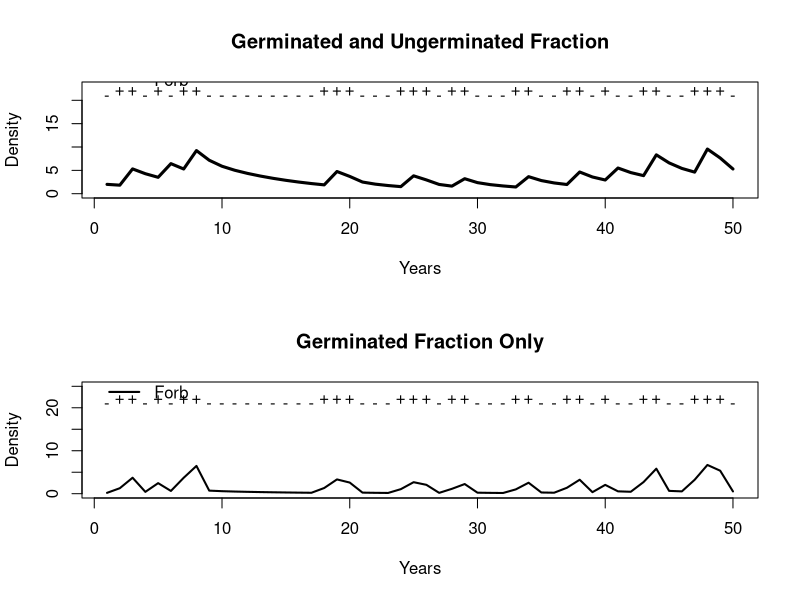
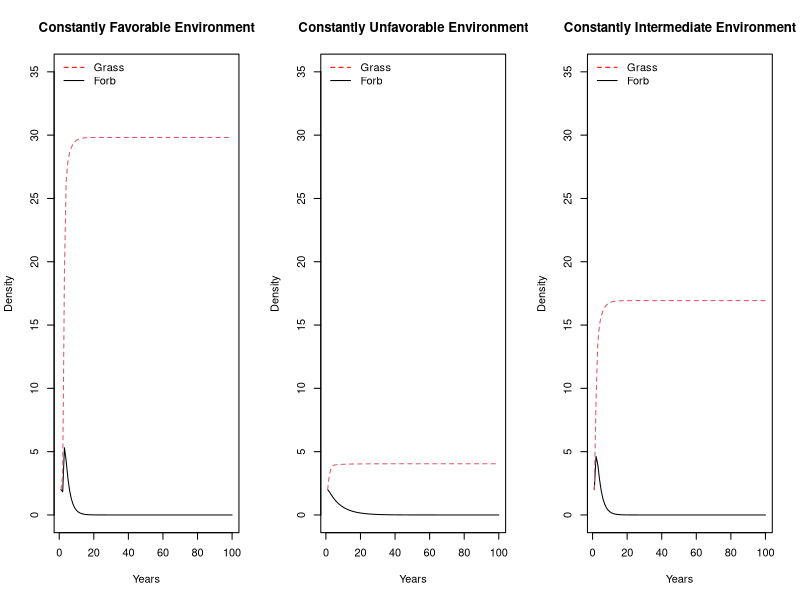

Write R code to recreate these figures, in order.
# Recreate figure from Levine & Rees 2004

# two species competition model with environmental stochasticity; all models start with two individuals for each species
rm(list=ls())

# 1. Write Function to evaluate population numbers across years
# 2. Define matrices of lambda/g in good/bad/intermediate year
# 3. Put matrices together in an array
# 4. Define Parameter Values
# 5. Plot density across years with
  # a. equal probability of switching between years (graph for germinated and ungerminated fraction, and graph for just germinated fraction)
  # b. constantly favorable environment 
  # c. constantly unfavorable environment
  # d. intermediate environment 

Annual <- function(A, tf, N0, p, q, df, dg, afg, agf, c) {
  n=dim(A)[3]
  P = cbind(c(1-p, q), c(p, 1-q)) # Create matrix of probabilities of switching between good and bad years
  env = 1 # set initial environmental state
  N = matrix(NA,tf,2) # create matrix of zeros for storing population size for forbs and grasses
  N[1,] = N0 # set initial value
  vec <- rep(0,tf) # empty vector to keep track of environmental state
  vec[1] <- env
  for(t in 1:(tf-1)) { # loop through each time step up to nsteps
    N[t+1,1] = (1-A[2,2,env])*(1-df)*N[t,1] + A[1,2,env]*A[2,2,env]*N[t,1]/(c+A[2,2,env]*N[t,1]+afg*A[2,1,env]*N[t,2]) # forb 
    N[t+1,2] = (1-A[2,1,env])*(1-dg)*N[t,2] + A[1,1,env]*A[2,1,env]*N[t,2]/(c+A[2,1,env]*N[t,2]+agf*A[2,2,env]*N[t,1]) # grass
  env=sample(1:n,size=1,prob=P[env,])
  vec[t+1] <- env #env 1 is bad, env 2 is good
  }
  return(list(vec = vec,N = N)) # return population size and env state vectors
}

# Define matrix of lambdas and germination rates together
A.bad <- matrix(c(5,5,0.9,0.1), 2, byrow = T) # row 1 - lambda, row 2, germination, col 1 grass, col 2 forb
A.good <- matrix(c(30, 30,0.9,0.7), 2, byrow = T)
A.inter <- matrix(c(17.5, 17.5, 0.9, 0.7), 2, byrow = T)

# Put matrices together in array
A = array(0,dim = c(2,2,2)) #2 2x2 matrices
A[,,1] = A.bad
A[,,2] = A.good

A2 = array(0,dim = c(2,2,2)) #Probably a more efficient way to do this to look at a non-varying environment but I couldnt figure it out
A2[,,1] = A.inter
A2[,,2] = A.inter

# Define Parameter Values
df = 0.1
dg = 0.7
afg = 2
agf = 0.5
c = 1
N0 = c(2,2)
tf = 10

par(mfrow=c(2,1))
# equal probability of good and bad years (germ and ungerm fraction)
eq <- Annual(tf = 50, N0 = N0, p = 0.5, q = 0.5, df = df, dg = dg, afg = afg, agf = agf, c = c, A = A)
# plot
matplot(eq[[2]][,1],type="l",ylim = c(0,23), xlab = "Years", ylab = "Density", main="Germinated and Ungerminated Fraction", lwd = 3)
points(eq[[1]]+20, pch = ifelse(eq[[1]]+20 > 21, "+", "-"))
legend(0,33, legend = c("Grass","Forb"), col = c("red","black"), lty = c(2,1),lwd = 3, bty = "n")

# same graph only germinated fraction 
N.germ <- eq[[2]]
#N.germ[,2] <- eq[[2]][,2] - eq[[2]][,2]*.1 # grass germinated fraction
N.germ[,1] <- ifelse(eq[[1]]>1, eq[[2]][,1] - eq[[2]][,1]*.3, eq[[2]][,1] - eq[[2]][,1]*.9) # forb germinated fraction in good year and bad year
matplot(N.germ[,1],type="l",ylim = c(0,25), xlab = "Years", ylab = "Density", main="Germinated Fraction Only", lwd = 2)
points(eq[[1]]+20, pch = ifelse(eq[[1]]+20 > 21, "+", "-"))
legend(0,33, legend = c("Grass","Forb"), col = c("red","black"), lty = c(2,1),lwd = 2, bty = "n")

par(mfrow=c(1,3))
# constantly favorable year
eq <- Annual(tf = 100, N0 = N0,  p = 1, q = 0, df = df, dg = dg, afg = afg, agf = agf, c = c, A = A) 
# plot
matplot(eq[[2]],type="l",ylim = c(0,35), xlab = "Years", ylab = "Density", main="Constantly Favorable Environment")
legend("topleft", legend = c("Grass","Forb"), col = c("red","black"), lty = c(2,1),lwd = 1, bty = "n")

# constantly unfavorable year
eq <- Annual(tf = 100, N0 = N0,  p = 0, q = 1, df = df, dg = dg, afg = afg, agf = agf, c = c, A = A) 
# plot
matplot(eq[[2]],type="l",ylim = c(0,35), xlab = "Years", ylab = "Density", main="Constantly Unfavorable Environment")
legend("topleft", legend = c("Grass","Forb"), col = c("red","black"), lty = c(2,1),lwd = 1, bty = "n")

# constantly intermediate year
eq <- Annual(tf = 100, N0 = N0,  p = 0, q = 1, df = df, dg = dg, afg = afg, agf = agf, c = c, A = A2)
# plot
matplot(eq[[2]],type="l",ylim = c(0,35), xlab = "Years", ylab = "Density", main="Constantly Intermediate Environment")
legend("topleft", legend = c("Grass","Forb"), col = c("red","black"), lty = c(2,1),lwd = 1, bty = "n")


